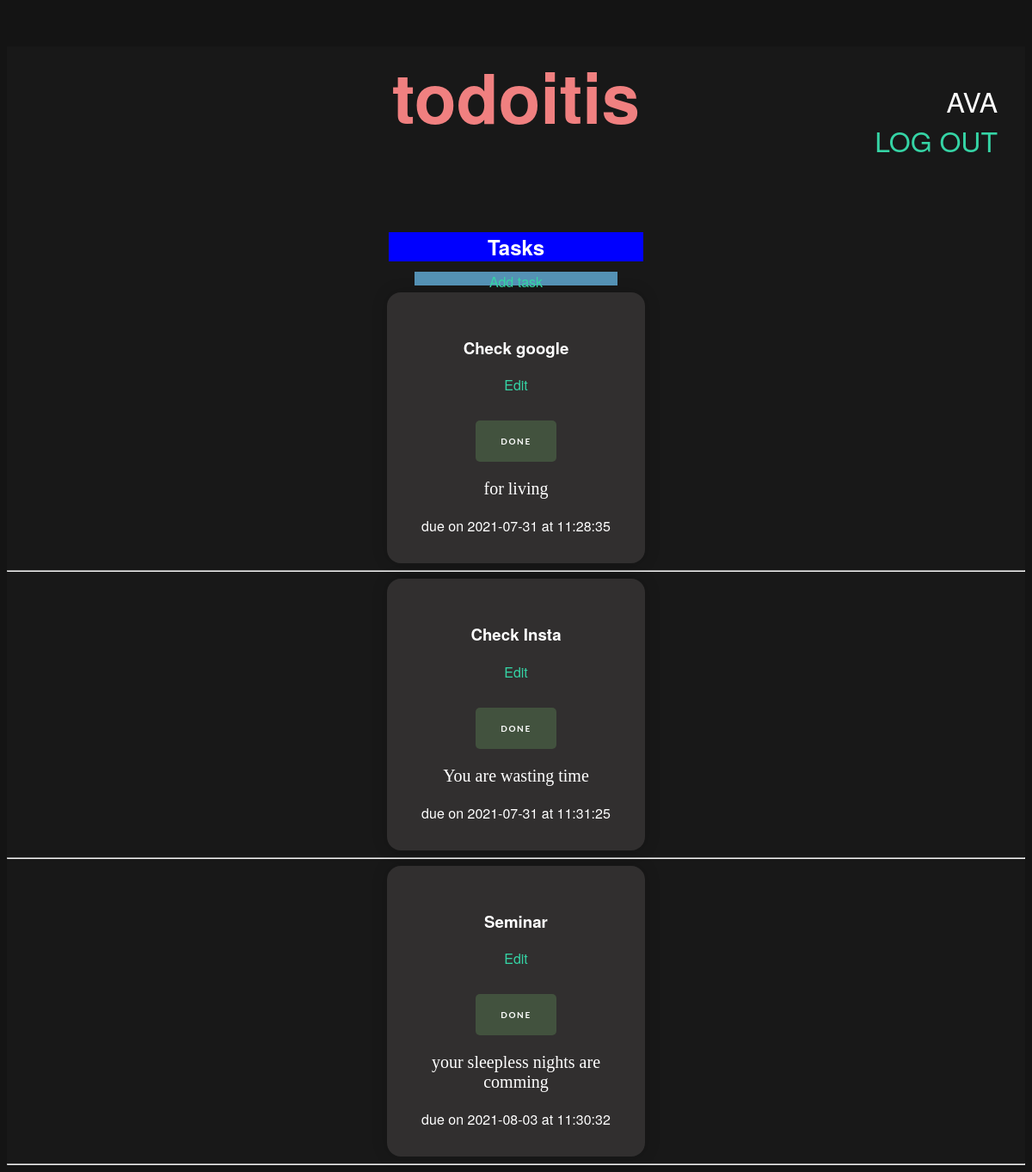
The app's page / (signed in) with its own data.
### tables this page shows
CREATE TABLE user (
  id INTEGER PRIMARY KEY AUTOINCREMENT,
  username TEXT UNIQUE NOT NULL,
  password TEXT NOT NULL
);

CREATE TABLE tasks(
  id INTEGER PRIMARY KEY AUTOINCREMENT,
  author_id INTEGER NOT NULL,
  due_time TIME NOT NULL,
  due_date DATE NOT NULL,
  task_name TEXT NOT NULL,
  task_desc TEXT NOT NULL,
  FOREIGN KEY (author_id) REFERENCES user (id)
);

### todoitis/todo.py (the view)
@login_required
@bp.route('/')
def index():
    db = get_db()
    tasks = db.execute(
        'SELECT p.id, task_name, task_desc,due_date,due_time, author_id, username'
        ' FROM tasks p JOIN user u ON p.author_id = u.id'
        ' ORDER BY due_date,due_time'
    ).fetchall()
    return render_template('tasks/index.html', tasks=tasks)

### todoitis/auth.py (called while the page is built)
@bp.before_app_request
def load_logged_in_user():
    user_id = session.get('user_id')
    if user_id is None:
        g.user = None
    else:
        g.user = get_db().execute(
            'SELECT * FROM user WHERE id = ?', (user_id,)
        ).fetchone()

### todoitis/db.py (called while the page is built)
def get_db():
    if 'db' not in g:
        g.db = sqlite3.connect(
            current_app.config['DATABASE'],
            detect_types=sqlite3.PARSE_DECLTYPES
        )
        g.db.row_factory = sqlite3.Row
    return g.db

### todoitis/templates/tasks/index.html
{% extends 'base.html' %}
{% block header %}
  {% if g.user%}
  <div class="taskhead">
  <h2>{% block title %}Tasks{% endblock %}</h2>
  </div>
  <div class="taskadd">
    <a class="action" href="{{ url_for('tasks.create') }}">Add task</a>
  </div>
  {% endif %}
{% endblock %}
{% block content %}
{% if g.user %}
  {% for task in tasks %}
  {% if g.user['id'] == task['author_id'] %}
    <article class="task">
      <header>
        <div>
          <h3>{{ task['task_name'] }}</h3>
        </div>
          <a class="action" href="{{ url_for('tasks.update', id=task['id']) }}">Edit</a>
          <form class="done" action="{{ url_for('tasks.delete', id=task['id']) }}" method="post">
            <input class="danger" type="submit" value="Done" onclick="return confirm('Are you sure?');">
          </form>
      </header>
      <p class="body">{{ task['task_desc'] }}</p>
      <div class="duedate">due on {{ task['due_date'].strftime('%Y-%m-%d') }} at {{ task['due_time']}}</div>
    </article>
      <hr>
    {% endif %}
  {% endfor %}
 {% endif %}
{% endblock %}

### todoitis/templates/base.html (shortened to what this page needs)
<!doctype html>
<link rel="stylesheet" href="{{ url_for('static', filename='style.css') }}">
<h1>todoitis</h1>
<div class="logreg">
<ul>
  {% if g.user %}
    <li><span>{{ g.user['username'] }}</span>
    <li><a href="{{ url_for('auth.logout') }}">LOG OUT</a>
  {% else %}
    <li><a href="{{ url_for('auth.register') }}">REGISTER</a>
    <li><a href="{{ url_for('auth.login') }}">LOG IN</a>
  {% endif %}
</ul>
</div>
<section class="content">
  <header>
    {% block header %}{% endblock %}
  </header>
  {% block content %}{% endblock %}
</section>

### todoitis/static/style.css (style rules this page uses)
* { list-style-type: none; color: white; }
h1 { color: lightcoral; font-size: 5rem; text-align: center; }
p { font-family: verdana; font-size: 20px; }
.logreg { font-size: 2rem; color: rgb(53, 212, 165); text-decoration: none; text-align: right; margin-top: -12rem; padding: 2rem; }
a { color: rgb(53, 212, 165); text-decoration: none; }
.taskhead { text-align: center; background-color: blue; width: 25%; margin : 0 auto; padding: 10 rem; }
.taskadd { text-align: center; background-color: rgb(84, 145, 180); width: 20%; margin : 0 auto; justify-content: center; height: 1rem; padding: 100 rem; top: 50%; -ms-transform: translateY(-50%); transform: translateY(-50%); vertical-align: middle; }
.task { width:20%; margin : 0 auto; text-align: center; background-color: rgb(49, 47, 47); box-shadow: grey; box-shadow: 0px 0px 18px 0 #0000002c; padding:2rem; border-radius: 1rem; }
[type="submit"] { font-family: 'Lato', Arial, Helvetica, sans-serif; width: 40%; background:#CC6666; border-radius:5px; border:0; cursor:pointer; margin-top:-4px; font-weight:700; display: inline-block; padding: 18px 20px; color: rgb(255, 255, 255); background-color: rgba(72, 92, 67, 0.788); border: 2px transparent crimson; border-radius:5px; font-size: 10px; text-transform: uppercase; letter-spacing: 0.1rem; margin-top: 30px; transition: 0.3s ease; transition-property: background-color, color; }

### records on screen
user: user.username "AVA"
tasks: task_name "Check google", task_desc "for living", due_date "2021-07-31", due_time "11:28:35"
tasks: task_name "Check Insta", task_desc "You are wasting time", due_date "2021-07-31", due_time "11:31:25"
tasks: task_name "Seminar", task_desc "your sleepless nights are comming", due_date "2021-08-03", due_time "11:30:32"
